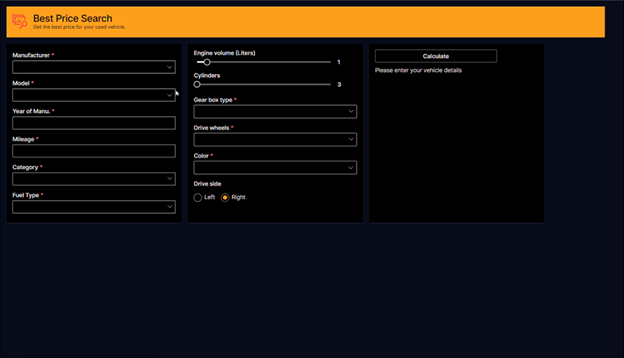

The Python source for this figure:
from ctypes import alignment
from h2o_wave import Q, ui, app, main
import pickle

# Open pickle data file containing Label encoders, Scaler and Model
open_file = open("Data/Model_Data.pkl", "rb")
object_list = pickle.load(open_file)

Manufacturer_LE, Model_LE, Category_LE, Fuel_type_LE, Gear_LE, Drive_LE, Wheel_LE, Color_LE = object_list[
    0]
scaler = object_list[1]
model = object_list[2]
open_file.close()

# Open pickle data file containing categories for dropdown
open_file = open("Data/Labels.pkl", "rb")
Labels = pickle.load(open_file)
open_file.close()


async def loadPage(q):
    q.page['form_1'] = ui.form_card(
        box='1 2 3 5',
        items=[
            ui.dropdown(name='manufacturer', label='Manufacturer', popup='always', required=True, choices=[
                # creating choices from pickle files which contains categories
                ui.choice(name=label, label=label) for label in Labels[0]
            ]),
            ui.dropdown(name='model', label='Model', popup='always', required=True, choices=[
                ui.choice(name=label, label=label) for label in Labels[1]
            ]),
            ui.textbox(name='year', label='Year of Manu.', required=True),
            ui.textbox(name='mileage', label='Mileage', required=True),
            ui.dropdown(name='category', label='Category', required=True, choices=[
                ui.choice(name=label, label=label) for label in Labels[2]
            ]),
            ui.dropdown(name='fuel_type', label='Fuel Type', required=True, choices=[
                ui.choice(name=label, label=label) for label in Labels[3]
            ]),
        ]
    )
    q.page['form_2'] = ui.form_card(
        box='4 2 3 5',
        items=[
            ui.slider(name='capcity', label='Engine volume (Liters)',
                      min=0.6, max=6, value=1, step=0.1),
            ui.slider(name='cylinders', label='Cylinders',
                      min=3, max=16, value=3, step=1),
            ui.dropdown(name='gear_box', label='Gear box type', required=True, choices=[
                ui.choice(name=label, label=label) for label in Labels[4]
            ]),
            ui.dropdown(name='drive_wheels', label='Drive wheels', required=True, choices=[
                ui.choice(name=label, label=label) for label in Labels[5]
            ]),
            ui.dropdown(name='color', label='Color', popup='always', required=True, choices=[
                ui.choice(name=label, label=label) for label in Labels[7]
            ]),
            ui.choice_group(name='drive_side', label='Drive side', inline=True, value='Right-hand', choices=[
                ui.choice(name='Left', label='Left'),
                ui.choice(name='Right-hand', label='Right'),
            ])
        ]
    )
    q.page['form_3'] = ui.form_card(
        box='7 2 3 5',
        items=[
            ui.button(name='Submit', label='Calculate', width='300px'),
            ui.text(f'Please enter your vehicle details')
        ]
    )

    if q.args.Submit:
        del q.page['form_3']
        # Check for missing dat in the form
        if not [x for x in (q.args.manufacturer, q.args.model, q.args.year, q.args.mileage, q.args.category, q.args.fuel_type, q.args.gear_box, q.args.drive_wheels, q.args.color,) if x == ""]:
            Year = int(q.args.year)
            Engine = int(q.args.capcity)
            Mileage = int(q.args.mileage)
            Cylinders = int(q.args.cylinders)
            Manufacturer = Manufacturer_LE.transform([q.args.manufacturer])[0]
            Model = Model_LE.transform([q.args.model])[0]
            Category = Category_LE.transform([q.args.category])[0]
            Fuel = Fuel_type_LE.transform([q.args.fuel_type])[0]
            Gear = Gear_LE.transform([q.args.gear_box])[0]
            Drive = Drive_LE.transform([q.args.drive_wheels])[0]
            Wheel = Wheel_LE.transform([q.args.drive_side])[0]
            Color = Color_LE.transform([q.args.color])[0]

            X = [[Year, Engine, Mileage, Cylinders, Manufacturer,
                  Model, Category, Fuel, Gear, Drive, Wheel, Color]]
            X = scaler.transform(X)
            pred = model.predict(X)
            price = int(pred[0])
            q.page['form_3'] = ui.form_card(
                box='7 2 3 5',
                items=[
                    ui.button(name='Submit', label='Calculate', width='300px'),
                    ui.text(f'Estimated Price: {price} USD')
                ]
            )
        else:
            # Error handling if missing field is found in form
            q.page['form_3'] = ui.form_card(
                box='7 2 3 5',
                items=[
                    ui.button(name='Submit', label='Calculate', width='300px'),
                    ui.text(
                        '<span style="color:red">Fill All Required Details.</span>')
                ]
            )

        await q.page.save()

    await q.page.save()


@app('/')
async def serve(q: Q):
    q.page['meta'] = ui.meta_card(
        box='',
        themes=[
            ui.theme(
                name='my-awesome-theme',
                primary='#FF9F1C',
                text='#e8e1e1',
                card='#000000',
                page='#070b1a',
            )
        ],
        theme='my-awesome-theme'
    )
    q.page['head'] = ui.header_card(
        box='1 1 10 1',
        title='Best Price Search',
        subtitle='Get the best price for your used vehicle.',
        icon='ExploreData',
    )

    await loadPage(q)
    await q.page.save()
